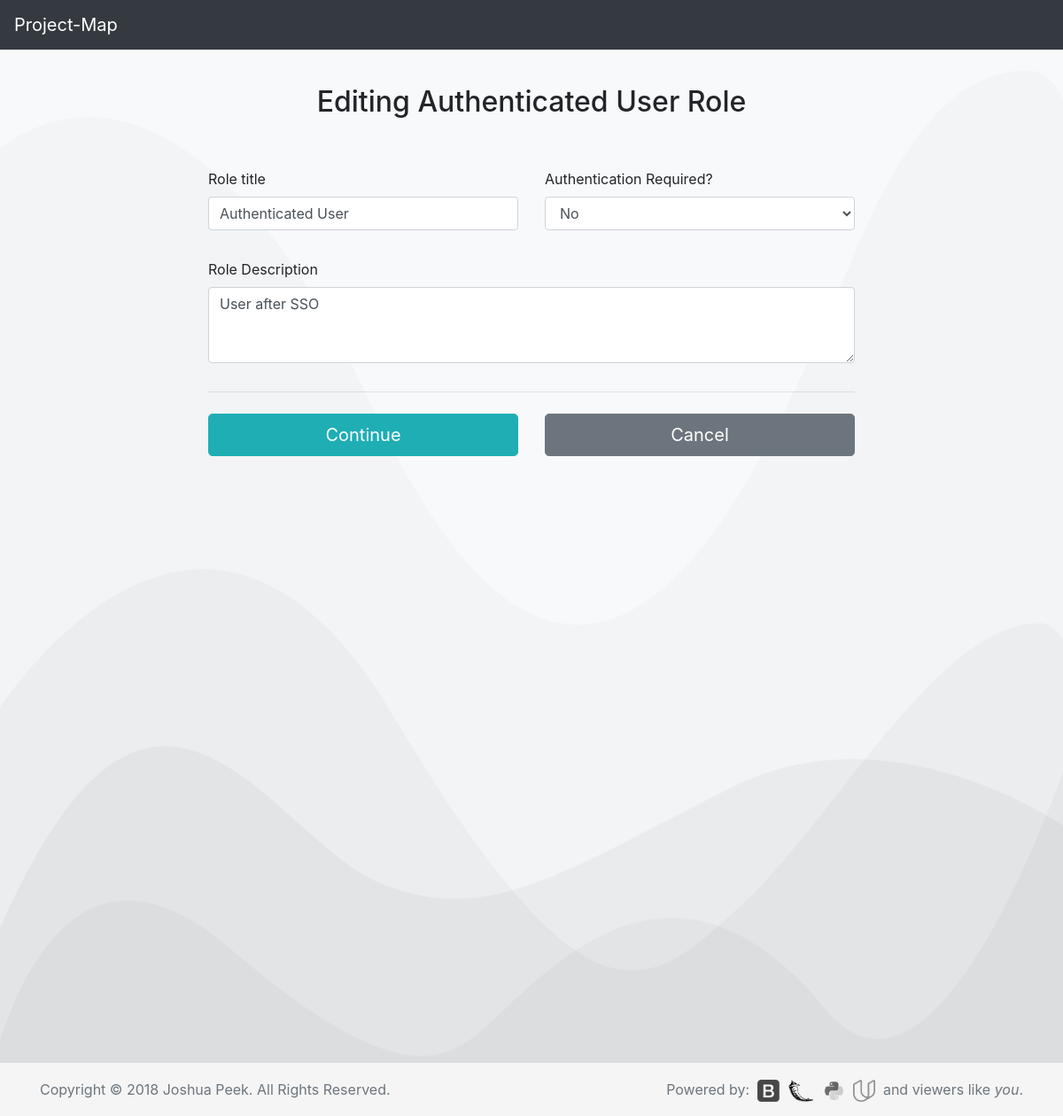
Before: /rle?1&ed with the older database file.
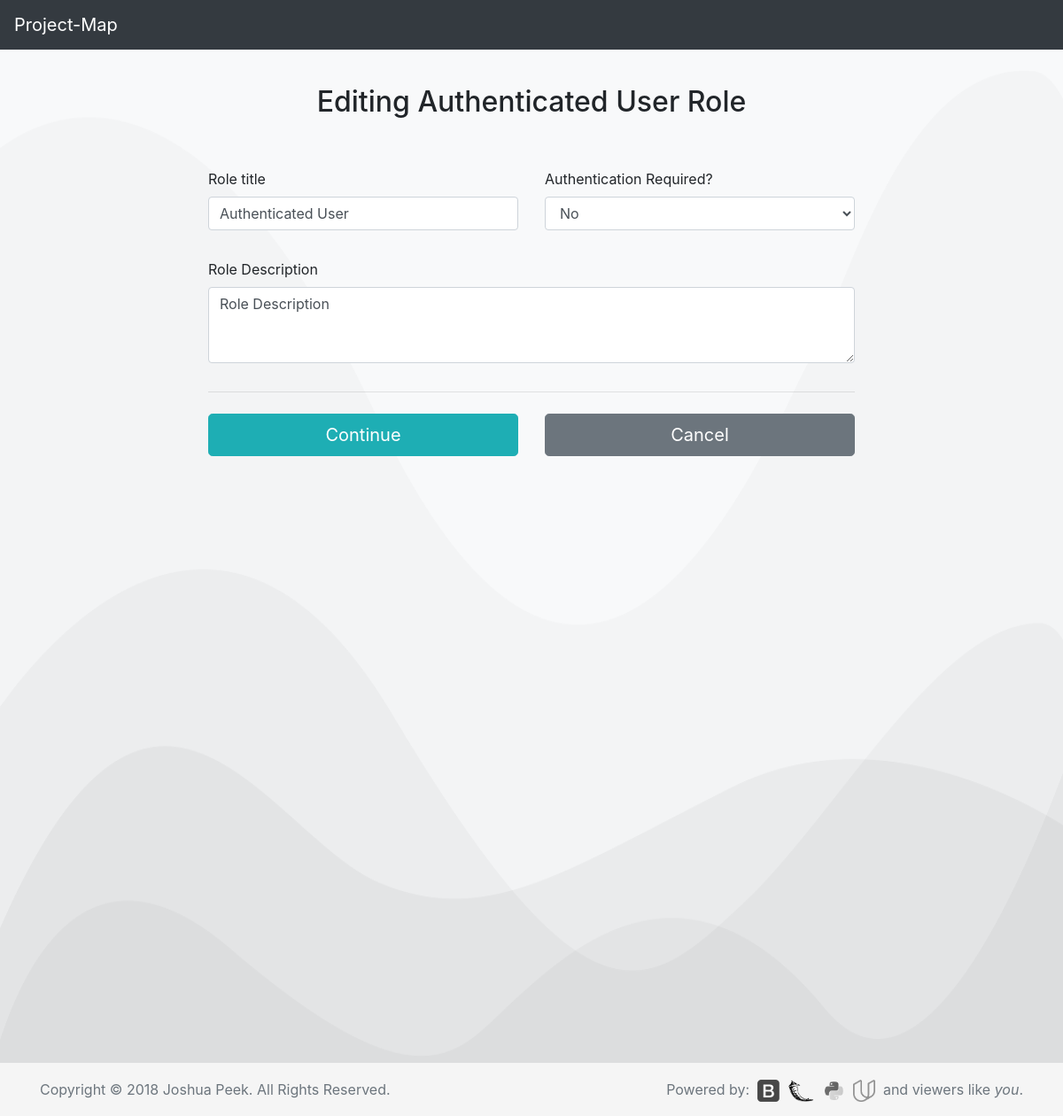
After: the same page with the newer database file.
### database_setup.py (models this page shows, shortened)
class Role(Base):
    __tablename__ = 'role'
    id = Column(Integer, primary_key=True)
    title = Column(String(250), nullable=False)
    description = Column(String(500))
    authRequired = Column(String(5))
    project_id = Column(Integer, ForeignKey('project.id'))
    project = relationship(Project)

### app.py (the view)
@app.route('/rle?<int:role_id>&ed', methods=['GET', 'POST'])
def editRole(role_id):
    editRole=session.query(Role).filter_by(id=role_id).one()
    screens=session.query(Screen).filter_by(
        project_id=editRole.project.id).all()
    sections=session.query(Section).filter_by(
        project_id=editRole.project.id).all()
    if request.method == 'POST':
        if request.form['title']:
            editRole.title = request.form['title']
            editRole.description = request.form['description']
            editRole.authRequired = request.form['authRequired']
        session.add(editRole)
        session.commit()
        flash("Role Edited!")
        return redirect(url_for('projectPage',org_id=editRole.project.org.id,
                                 project_id=editRole.project.id))
    else:
        return render_template('update/role.html', editRole=editRole,
            section=sections, screens=screens)

### templates/update/role.html (shortened to what this page needs)
<!doctype html>
<html lang="en">
  {% include "header.html" %}
  <body>
{% include "menu.html" %}
  <body class="bg-light">
    <div class="container">
      <div class="row">
        <div class="col-md-2">
        </div>
          <div class="col-md-8 mb-3">
            <div class="row">
              <div class="col-md-12 mb-5 text-center">
                <br>
                <h2>Editing {{editRole.title}} Role</h2>
              </div>
            </div>
            <form class="needs-validation" action='{{url_for('editRole', role_id=editRole.id)}}' method='post' novalidate>
              <div class="row">
                <div class="col-md-6 mb-3">
                  <label for="title">Role title</label>
                  <input type="text" class="form-control" id="title" name="title" value="{{editRole.title}}" required>
                </div>
                <div class="col-md-6 mb-3">
                  <div class="form-group">
                    <label for="authRequired">Authentication Required?</label>
                    <select class="form-control" id="authRequired" name="authRequired" required>
                      <option value="No">No</option>
                    </select>
                  </div>
                </div>
              </div>
              <div class="row">
                <div class="col-md-12 mb-3">
                  <label for="description">Role Description</label>
                  <textarea class="form-control" id="description" rows="3" name="description" required>{{editRole.description}}</textarea>
                </div>
              </div>
              <hr class="mb-4">
              <div class="row">
                <div class="col-md-6 mb-3">
                  <button class="btn btn-primary btn-lg btn-block" type="Edit">Continue</button>
                </div>
            </form>
                <div class="col-md-6 mb-3">
                  <form action="{{url_for('projectPage', org_id=editRole.project.org.id, project_id=editRole.project.id)}}">
                    <button class="btn btn-secondary btn-lg btn-block" type="submit">Cancel</button>
                  </form>
                </div>
              </div>
          </div>
        <div class="col-md-2">
        </div>
      </div>
  {% include "footer.html" %}
  </body>
</html>

Changed rows visible on the page:
changed Role "Authenticated User": description "User after SSO" → "Role Description"
